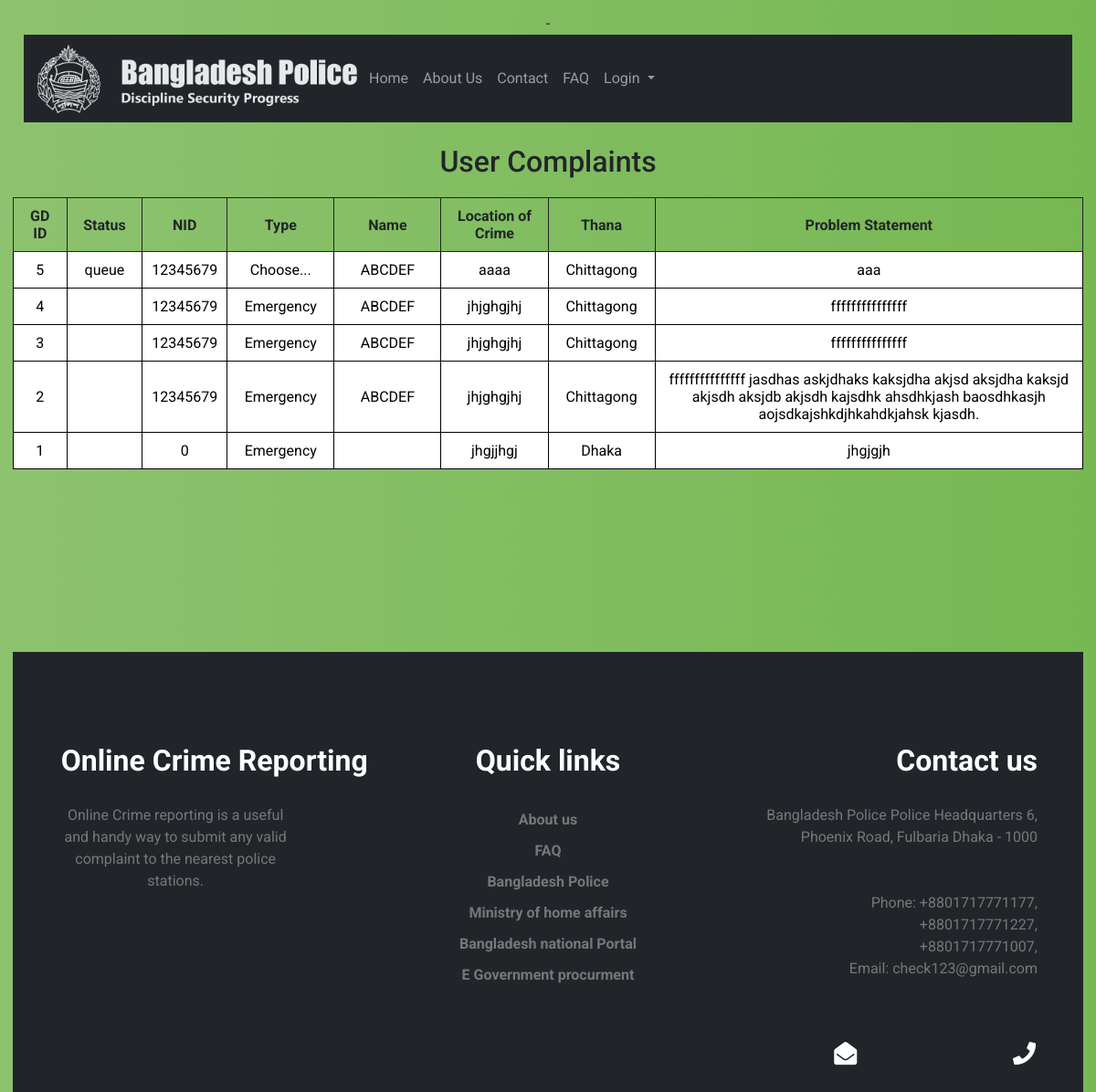
The page /Pages/allcomplains.php on the database as committed earlier.
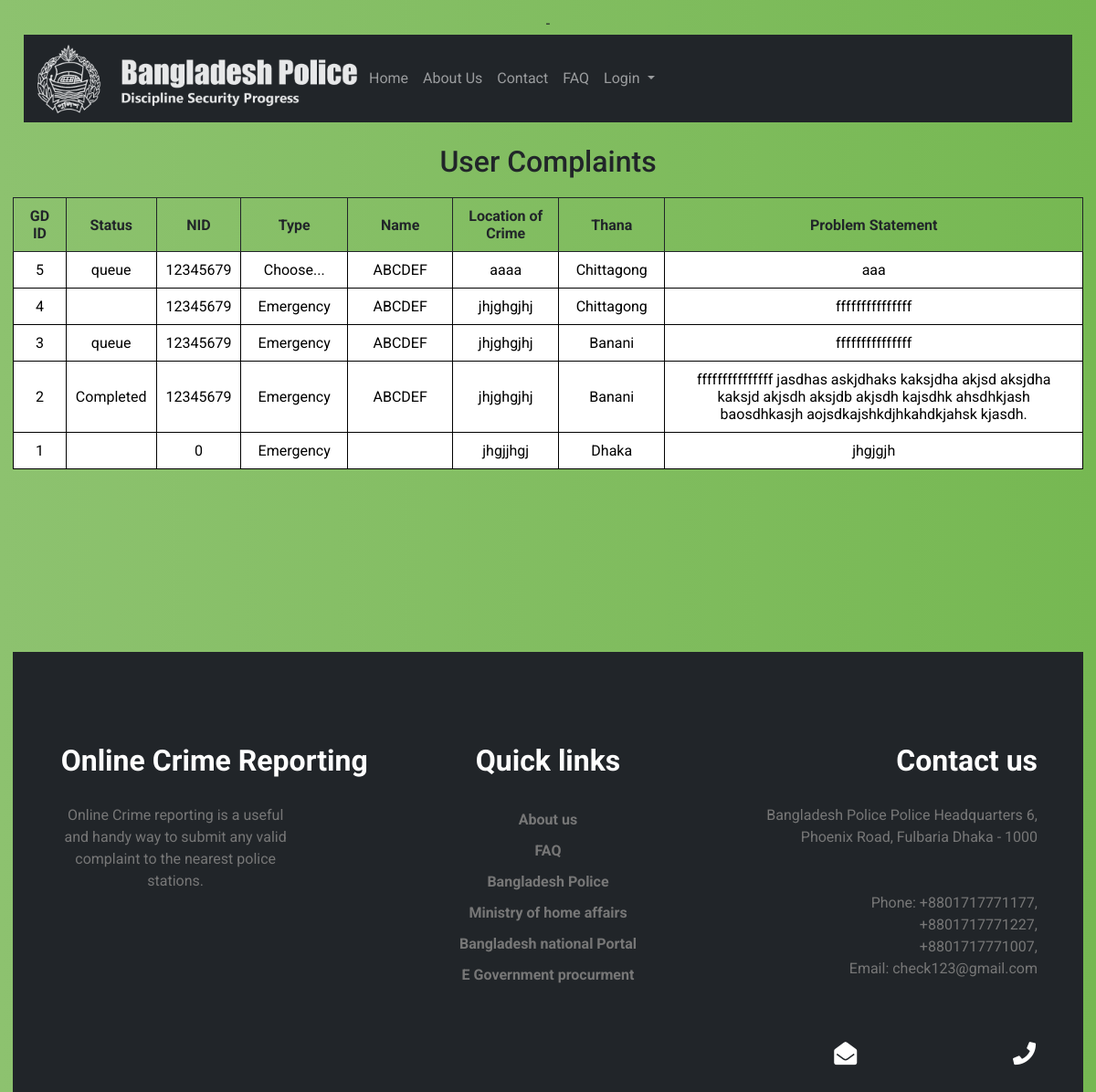
The same page on the database as committed later.
### tables this page shows
CREATE TABLE `gd` (
  `gdid` int(9) NOT NULL,
  `nid` bigint(30) NOT NULL,
  `type` varchar(20) NOT NULL,
  `name` varchar(40) NOT NULL,
  `location of crime` varchar(255) NOT NULL,
  `thana name` varchar(30) NOT NULL,
  `problem statement` text NOT NULL,
  `photo` varchar(255) NOT NULL,
  `status` varchar(20) NOT NULL,
  `pid` int(11) NOT NULL
);

### Pages/allcomplains.php (the view, shortened to what this page needs)
-<?php
  include "../php/db.php";
?>
<!DOCTYPE html>
<html lang="en">
<head>
    <link href="../css/bootstrap.min.css" rel="stylesheet">
    <link rel="stylesheet" href="../css/style.css">
    <link rel="stylesheet" href="../css/responsive.css">
  <link rel="stylesheet" type="text/css" href="../css/login_style.css">
  <link rel="stylesheet" href="https://cdnjs.cloudflare.com/ajax/libs/font-awesome/4.7.0/css/font-awesome.min.css">
  <link rel="stylesheet" href="https://use.fontawesome.com/releases/v5.15.1/css/all.css">
    <link href="../css/historytable.css" rel="stylesheet">
</head>
<body>
<div class="container-fluid">
    <?php
        include "../php/navbar.php";
    ?>
</div>
<div>
  <br>
<h2> User Complaints</h2>
<table id="t">
  <thead>
    <tr>
      <th scope="col">GD ID</th>
      <th scope="col">Status</th>
      <th scope="col">NID</th>
      <th scope="col">Type</th>
      <th scope="col">Name</th>
      <th scope="col">Location of Crime</th>
      <th scope="col">Thana</th>
      <th scope="col">Problem Statement</th>
    </tr>
  </thead>
  <?php
      $query="select * from gd order by gdid desc limit 10000";
      $result=mysqli_query($conn,$query);
      while($rows=mysqli_fetch_assoc($result)){
  ?>
  <tbody style="background-color: white; color: black;">
      <tr>
        <td class="five"><?php echo $rows['gdid']; ?></td>
        <td class="status"><?php echo $rows['status']; ?></td>
        <td class="five"><?php echo $rows['nid']; ?></td>
        <td class="ten"><?php echo $rows['type']; ?></td>
        <td class="ten"><?php echo $rows['name']; ?></td>
        <td class="twenty"><?php echo $rows['location of crime']; ?></td>
        <td class="ten"><?php echo $rows['thana name']; ?></td>
        <td class="cproblem"><?php echo $rows['problem statement']; ?></td>
      </tr>
    </tbody>
  <?php
    }
  ?>
</table>
</div>
<?php
    include "../php/footer.php";
    ?>
</body>
</html>

### php/navbar.php (shortened to what this page needs)
<nav class="navbar navbar-expand-lg navbar-dark bg-dark dmenu">
            <div class="container-fluid dmenudiv">
                <img src="../images/logo2.png">
              <div class="collapse navbar-collapse" id="navbarSupportedContent">
                <ul class="navbar-nav me-auto mb-2 mb-lg-0">
                  <li class="nav-item">
                    <a class="nav-link" aria-current="page" href="home.php">Home</a>
                  </li>
                  <li class="nav-item">
                    <a class="nav-link" href="../Pages/about.php">About Us</a>
                  </li>
                  <li class="nav-item">
                    <a class="nav-link" aria-current="page" href="../Pages/contact.php">Contact</a>
                  </li>
                  <li class="nav-item">
                    <a class="nav-link" href="../Pages/faq.php">FAQ</a>
                  </li>
                  <li class="nav-item dropdown">
                    <?php
                      if(isset($_SESSION['nid'])) {
                        echo '<p class="nav-link" style="color: white;"> Welcome <code>'.$_SESSION["name"].'</code></p>';
                        echo '<li class="nav-item">
                          <a class="nav-link active" aria-current="page" href="../php/logout_session.php">Logout</a>
                          </li>';
                        }
                        elseif(isset($_SESSION['aid'])) {
                          echo '<p class="nav-link" style="color: white;"> Welcome <code> '.$_SESSION["aname"].' </code></p>';
                          echo '<li class="nav-item">
                            <a class="nav-link active" aria-current="page" href="../php/logout_session.php">Logout</a>';
                        }
                        elseif(isset($_SESSION['pid'])) {
                          echo '<p class="nav-link" style="color: white;"> Welcome <code> '.$_SESSION["pname"].' </code></p>';
                          echo '<li class="nav-item">
                            <a class="nav-link active" aria-current="page" href="../php/logout_session.php">Logout</a>';
                        }
                        else {
                        echo '<a class="nav-link dropdown-toggle" href="#" id="navbarDropdown" role="button" data-bs-toggle="dropdown" aria-expanded="false">
                          Login
                        </a>
                        <ul class="dropdown-menu" aria-labelledby="navbarDropdown">
                          <li><a class="dropdown-item" href="../Pages/login.php">User</a></li>
                          <li><a class="dropdown-item" href="../Pages/official_login.php">Admin</a></li>
                          <li><a class="dropdown-item" href="../Pages/officialPage.php">Official</a></li>
                        </ul>';
                      }
                    ?>
                    </li>
                </ul>
              </div>
            </div>
          </nav>

### php/footer.php
<div class="foot bg-dark">
          <div class="row" style="margin-top:200px; padding: 100px 50px; padding-bottom: 20px;">
            <div class="col-lg-4">
            <h2> Online Crime Reporting</h2>
                <p style="padding-right:85px; padding-top: 20px;">
                  Online Crime reporting is a useful and handy way to submit any valid complaint to the nearest police stations.
                </p>
            </div>
            <div class="col-lg-4">
            <h2> Quick links</h2>
              <ul>
                      <li><a href="../pages/about.php">About us</a></li>
                      <li><a href="../pages/faq.php">FAQ</a></li>
                      <li><a href="https://www.police.gov.bd/">Bangladesh Police</a></li>
                      <li><a href="http://www.mha.gov.bd/">Ministry of home affairs</a></li>
                      <li><a href="https://bangladesh.gov.bd/index.php">Bangladesh national Portal</a></li>
                      <li><a href="https://www.eprocure.gov.bd/">E Government procurment</a></li>
                    </ul>
            </div>
            <div class="col-lg-4" style="text-align: right;">
            <h2 style="padding-bottom: 20px;">Contact us</h2>
              <p>
                Bangladesh Police Police Headquarters 6, Phoenix Road, Fulbaria Dhaka - 1000<br><br><br>
                Phone: +8801717771177,<br>
                +8801717771227,<br>
                +8801717771007,<br>
                Email: check123@gmail.com
              </p>
            </div>
    </div>
    <div class="tray container-fluid" slyle="color:white;">
      <ul>
        <li>
          <a href="mailto:oic_opscr@police.gov.bd"><i class="fa fa-envelope-open"></i></a>
        </li>
        <li>
          <a href="https://www.facebook.com/BangladeshPoliceOfficialPage"><i class="fa fa-facebook"></i></a>
        </li>
        <li>
          <a href="https://www.youtube.com/channel/UCiEciIZfqbetHCJe6oCi6FQ"><i class="fa fa-youtube"></i></a>
        </li>
        <li>
          <a href="https://twitter.com/bd_police"><i class="fa fa-twitter"></i></a>
        </li>
        <li>
          <a href="tel:+8801794064545"><i class="fa fa-phone"></i></a>
        </li>
      </ul>
    </div>
</div>

### css/style.css (style rules this page uses)
body { background-size: cover; background-image: url(../Images/bg1.jpg); background-position: center; }
body, html { width: 100%; max-width: 100%; height: 100%; font-family: "Lato"; color: #212529; }
.foot { color: white; padding-bottom: 0; margin-bottom: -21px; }
.foot p { color: #777; }
.foot a { text-decoration: none; color: #777; font-weight: bold; }
.foot ul li { list-style-type: none; padding: 5px 0px; }
.foot ul { padding-left: 0; padding-top: 20px; }
.foot h2 { font-weight: bold; }
.tray { text-align: right; }
.tray ul { padding-right: 30px; }
.tray ul li { display: inline-block; padding: 0px 10px; padding-bottom: 30px; }
.tray ul li a { font-size: 25px; color: white; }

### css/login_style.css (style rules this page uses)
body { background: #76b852; background: -webkit-linear-gradient(right, #76b852, #8DC26F); background: -moz-linear-gradient(right, #76b852, #8DC26F); background: -o-linear-gradient(right, #76b852, #8DC26F); background: linear-gradient(to left, #76b852, #8DC26F); font-family: "Roboto", sans-serif; -webkit-font-smoothing: antialiased; -moz-osx-font-smoothing: grayscale; }

### css/historytable.css (style rules this page uses)
body { padding: 14px; text-align: center; }
table { width: 100%; margin: 20px auto; table-layout: auto; }
table, td, th { border-collapse: collapse; }
th, td { padding: 10px; border: solid 1px; text-align: center; }
.cproblem { width: 40%; }
.five { width: 5%; }
.ten { width: 10%; }
.twenty { width: 10%; }

Rows that differ between the two databases and show on the page:
changed gd id 3: status (not shown) → "queue"; thana name "Chittagong" → "Banani"
changed gd id 2: status (not shown) → "Completed"; thana name "Chittagong" → "Banani"
